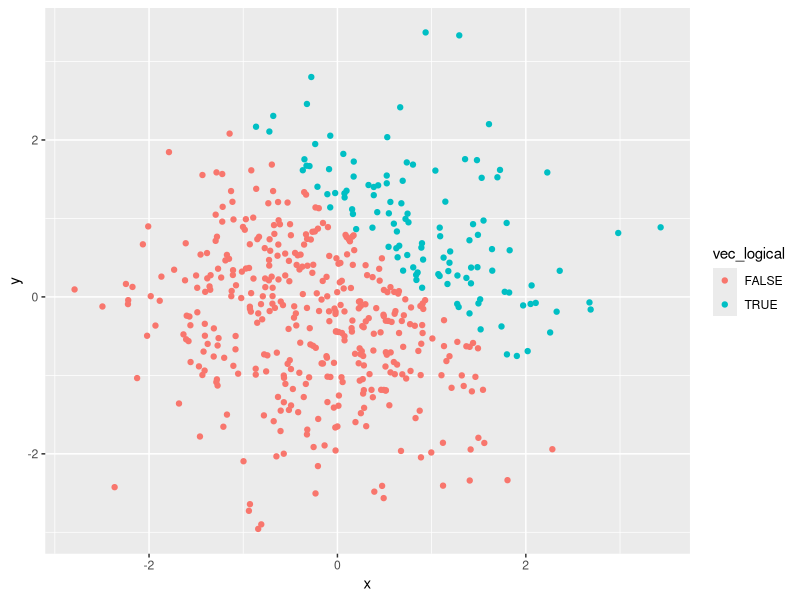
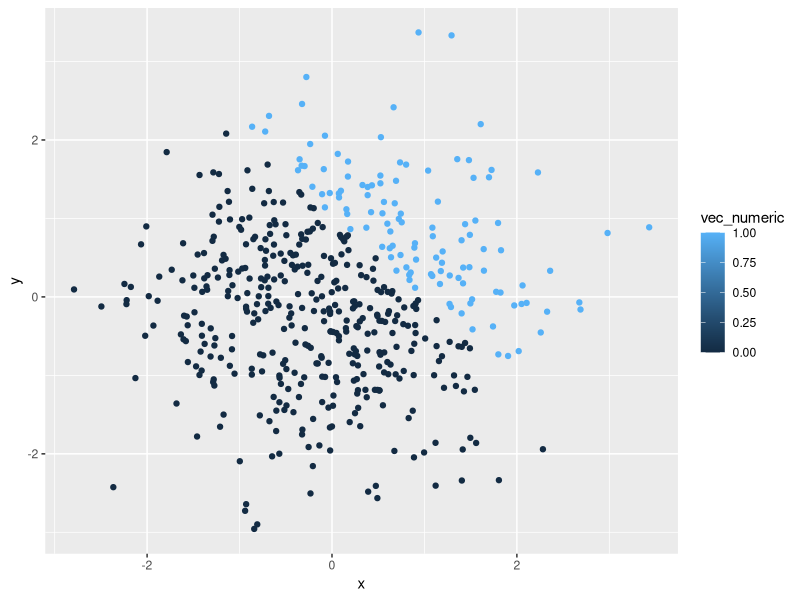
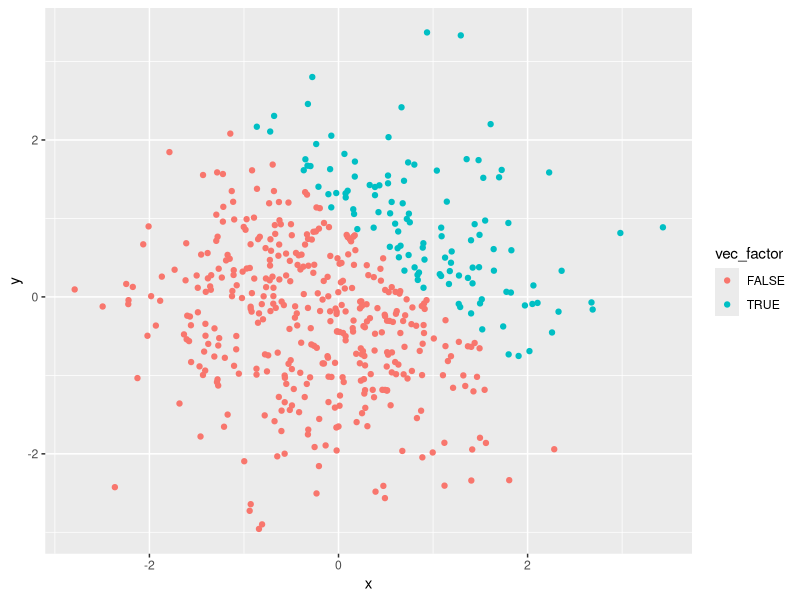

The R script that drew these images, in order:
## ---- chunk 1
library(tidyverse)
## ---- chunk 2

problem1_df = tibble(
  norm_samp = rnorm(8),
  norm_samp_pos = norm_samp > 0,
  vec_char = c("This", "is", "the", "first", "data", "science", "homework", "assignment"),
  vec_factor = factor(c("one", "two", "three", "one", "two", "three", "one", "two"))
)
## ---- chunk 3

  mean(pull(problem1_df, norm_samp))

  mean(pull(problem1_df, norm_samp_pos))

  mean(pull(problem1_df, vec_char))

  mean(pull(problem1_df, vec_factor))
  
## ---- chunk 4

  as.numeric(pull(problem1_df, norm_samp_pos)) 

  as.numeric(pull(problem1_df, vec_char))

  as.numeric(pull(problem1_df, vec_factor))

## ---- chunk 5

  as.numeric(
    pull(problem1_df, norm_samp_pos))*(pull(problem1_df,  norm_samp))

  as.factor(
    pull(problem1_df, norm_samp_pos))*(pull(problem1_df,  norm_samp))

  as.numeric(
    as.factor(
      pull(problem1_df, norm_samp_pos)))*(pull(problem1_df,  norm_samp))

## ---- chunk 6

problem2_df = tibble(
  x = rnorm(500),
  y = rnorm(500),
  vec_logical = x + y > 1,
  vec_numeric = as.numeric(vec_logical),
  vec_factor = as.factor(vec_logical)
)
## ---- chunk 7
ggplot(problem2_df, aes(x = x, y = y, color = vec_logical)) + geom_point()
## ---- chunk 8
ggplot(problem2_df, aes(x = x, y = y, color = vec_numeric )) + geom_point()
## ---- chunk 9
ggplot(problem2_df, aes(x = x, y = y, color = vec_factor )) + geom_point()
